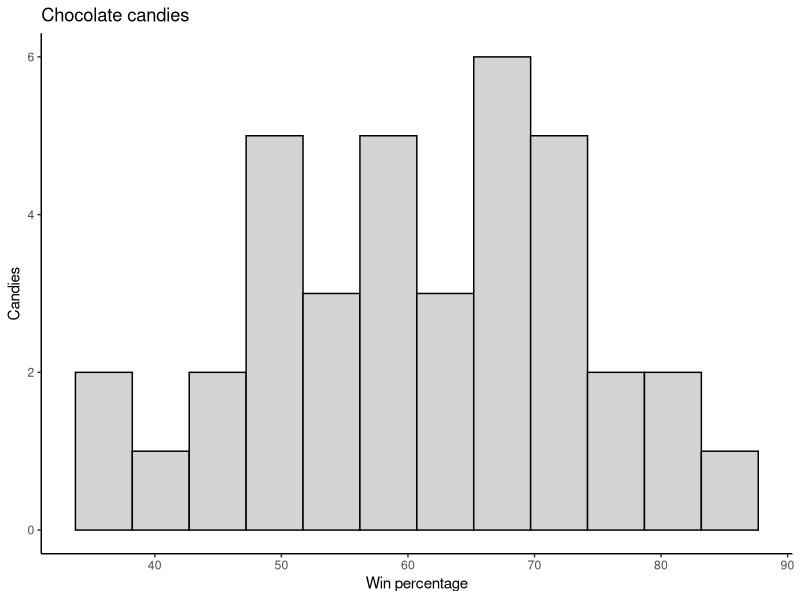
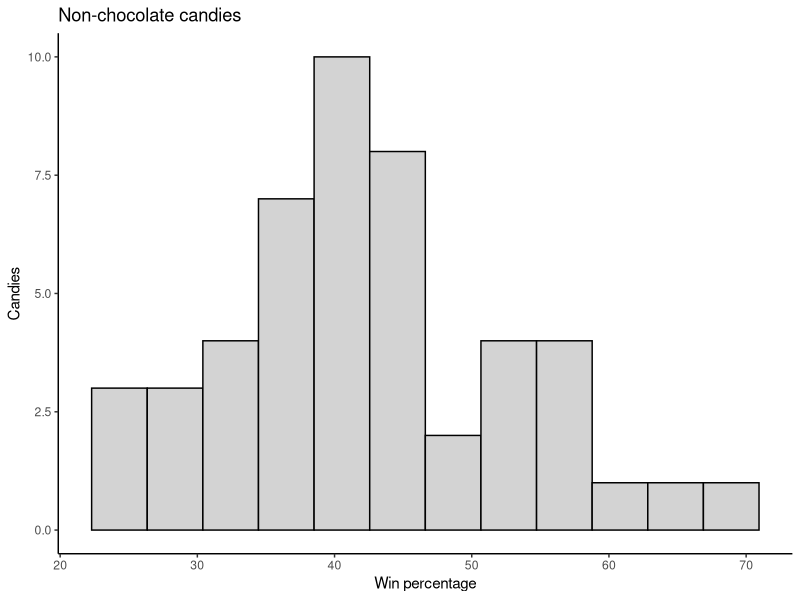
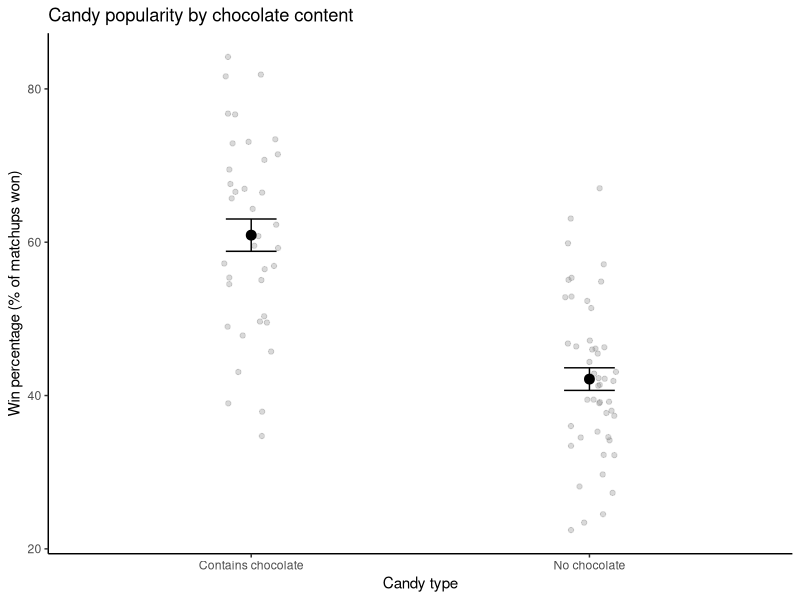

Here is the R script that generated these plots, in order:
## ---- chunk 1
knitr::opts_chunk$set(echo = TRUE, message = FALSE, warning = FALSE)
## ---- chunk 2
library(readr)
library(dplyr)
library(ggplot2)
## ---- chunk 3
# Load the candy data (the CSV is in the same project folder as this file)
candy <- read_csv("candy_data.csv")
## ---- chunk 4
# Split the candies into the two groups defined by the IV
group_1 <- filter(candy, chocolate == 1)   # candies WITH chocolate
group_2 <- filter(candy, chocolate == 0)   # candies WITHOUT chocolate

# Mean, SD, and n of the DV (winpercent) for each group
mean(group_1$winpercent)
sd(group_1$winpercent)
nrow(group_1)

mean(group_2$winpercent)
sd(group_2$winpercent)
nrow(group_2)
## ---- chunk 5
# Histograms, one per group, to check the shape of each distribution
ggplot(group_1, aes(x = winpercent)) +
  geom_histogram(bins = 12, fill = "lightgrey", color = "black") +
  labs(title = "Chocolate candies", x = "Win percentage", y = "Candies") +
  theme_classic()

ggplot(group_2, aes(x = winpercent)) +
  geom_histogram(bins = 12, fill = "lightgrey", color = "black") +
  labs(title = "Non-chocolate candies", x = "Win percentage", y = "Candies") +
  theme_classic()
## ---- chunk 6
# Independent-samples t test, one-tailed: is the mean of group_1 (chocolate) GREATER than group_2 (no chocolate)?
test_result <- t.test(group_1$winpercent, group_2$winpercent, var.equal = TRUE, alternative = "greater")
test_result

# Because the test is one-tailed, R printed a one-sided interval above. Re-run two-sided to get the 95% CI for the report:
t.test(group_1$winpercent, group_2$winpercent, var.equal = TRUE, alternative = "two.sided")$conf.int
## ---- chunk 7
# Cohen's d for independent samples: difference in means divided by the pooled SD
pooled_sd <- sqrt((sd(group_1$winpercent)^2 + sd(group_2$winpercent)^2) / 2)
d <- (mean(group_1$winpercent) - mean(group_2$winpercent)) / pooled_sd
d
## ---- chunk 8
# Step 1: a two-row summary table with each group's mean and standard error (SE = SD / sqrt(n))
summary_df <- data.frame(
  group = c("Contains chocolate", "No chocolate"),
  mean  = c(mean(group_1$winpercent), mean(group_2$winpercent)),
  se    = c(sd(group_1$winpercent) / sqrt(nrow(group_1)), sd(group_2$winpercent) / sqrt(nrow(group_2)))
)
summary_df

# Step 2: the plot: every candy as a grey point, the group mean as a black point, and ±1 SE error bars
ggplot(summary_df, aes(x = group, y = mean)) +
  geom_jitter(data = bind_rows(group_1, group_2),
              aes(x = ifelse(chocolate == 1, "Contains chocolate", "No chocolate"), y = winpercent),
              width = 0.08, alpha = 0.3, color = "grey50") +
  geom_point(size = 3) +
  geom_errorbar(aes(ymin = mean - se, ymax = mean + se), width = 0.15) +
  labs(title = "Candy popularity by chocolate content",
       x = "Candy type", y = "Win percentage (% of matchups won)") +
  theme_classic()
